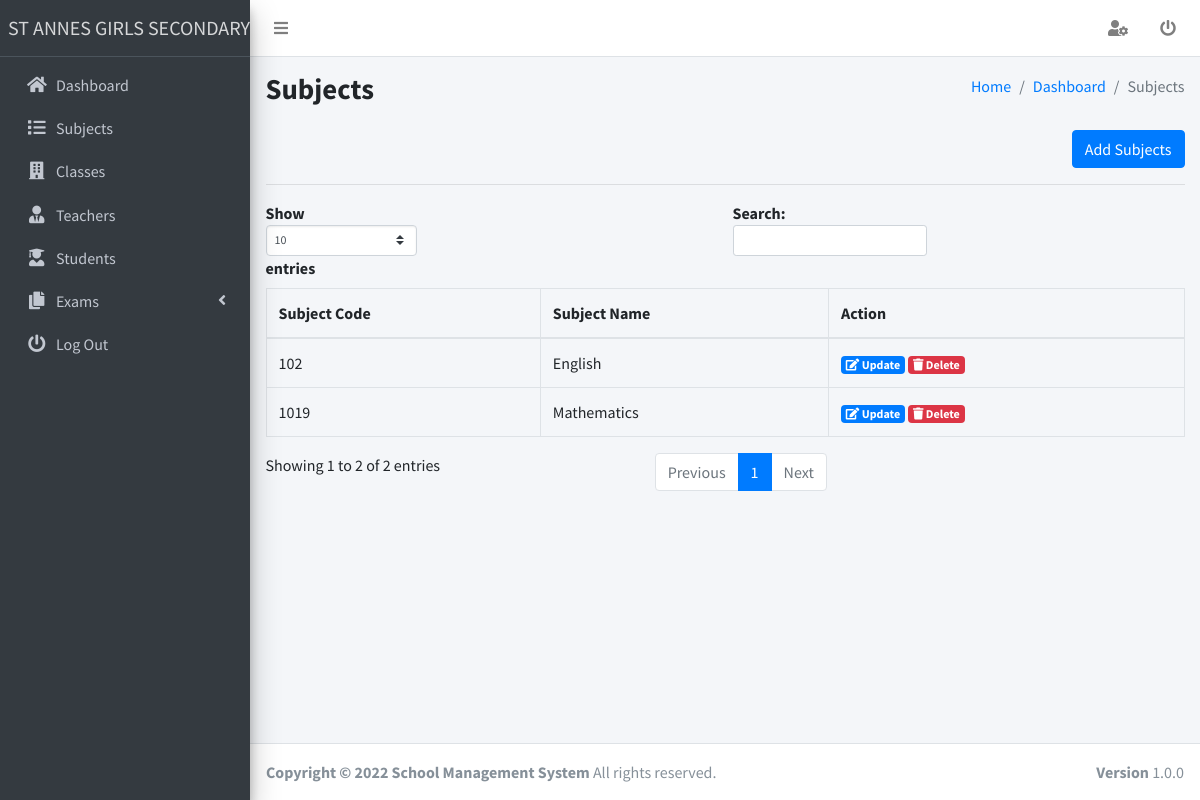
Screenshot of /subjects (signed in) with the database file from the repository.
### tables this page shows
CREATE TABLE `subject` (
  `subject_id` int(200) NOT NULL,
  `subject_code` varchar(200) DEFAULT NULL,
  `subject_name` varchar(200) DEFAULT NULL
);

### subjects.php (the view, shortened to what this page needs)
<?php
require_once('config/config.php');
require_once('partials/head.php');
?>
<body class="hold-transition sidebar-mini layout-fixed layout-navbar-fixed layout-footer-fixed">
    <div class="wrapper">
        <?php require_once('partials/navbar.php'); ?>
        <?php require_once('partials/aside.php'); ?>
        <div class="content-wrapper">
            <div class="content-header">
                <div class="container-fluid">
                    <div class="row mb-2">
                        <div class="col-sm-6">
                            <h1 class="m-0 text-bold">Subjects</h1>
                        </div>
                        <div class="col-sm-6">
                            <ol class="breadcrumb float-sm-right">
                                <li class="breadcrumb-item"><a href="dashboard">Home</a></li>
                                <li class="breadcrumb-item"><a href="">Dashboard</a></li>
                                <li class="breadcrumb-item active">Subjects</li>
                            </ol>
                        </div>
                    </div>
                </div>
            </div>
            <section class="content">
                <div class="container-fluid">
                    <div class="text-right">
                        <button type="button" class="btn btn-primary" data-toggle="modal" data-target="#add_modal">Add Subjects</button>
                    </div>
                    <hr>
                    <div class="row">
                        <div class="col-12">
                            <table id="" class="table table-bordered table-hover">
                                <thead>
                                    <tr>
                                        <th>Subject Code</th>
                                        <th>Subject Name </th>
                                        <th>Action</th>
                                    </tr>
                                </thead>
                                <tbody>
                                    <?php
                                    $ret = "SELECT * FROM subject ";
                                    $stmt = $mysqli->prepare($ret);
                                    $stmt->execute();
                                    $res = $stmt->get_result();
                                    while ($subject = $res->fetch_object()) {
                                    ?>
                                        <tr>
                                            <td><?php echo $subject->subject_code; ?></td>
                                            <td><?php echo $subject->subject_name; ?></td>
                                            <td>
                                                <a class="badge badge-primary" data-toggle="modal" href="#edit-<?php echo $subject->subject_id; ?>">
                                                    <i class="fas fa-edit"></i>
                                                    Update
                                                </a>
                                                <a class="badge badge-danger" data-toggle="modal" href="#delete-<?php echo $subject->subject_id; ?>">
                                                    <i class="fas fa-trash"></i>
                                                    Delete
                                                </a>
                                            </td>
                                        </tr>
                                    <?php
                                    }
                                    ?>
                                </tbody>
                            </table>
                        </div>
                    </div>
                </div>
            </section>
        </div>
        <?php require_once('partials/footer.php'); ?>
    </div>
</body>
</html>

### rows the page displays
subject: subject_code "1019", subject_name "Mathematics"
subject: subject_code "102", subject_name "English"
